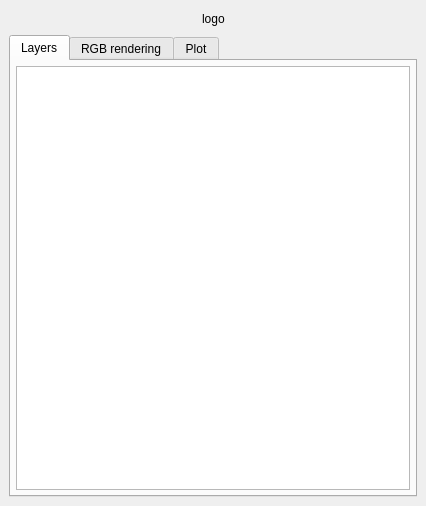
<?xml version="1.0" encoding="UTF-8"?>
<ui version="4.0">
 <class>DataCubeWidget</class>
 <widget class="QDockWidget" name="DataCubeWidget">
  <property name="geometry">
   <rect>
    <x>0</x>
    <y>0</y>
    <width>426</width>
    <height>506</height>
   </rect>
  </property>
  <property name="windowTitle">
   <string>DataCube Layers</string>
  </property>
  <widget class="QWidget" name="dockWidgetContents">
   <layout class="QVBoxLayout" name="verticalLayout_2">
    <item>
     <layout class="QHBoxLayout" name="horizontalLayout">
      <item>
       <spacer name="horizontalSpacer_7">
        <property name="orientation">
         <enum>Qt::Horizontal</enum>
        </property>
        <property name="sizeHint" stdset="0">
         <size>
          <width>40</width>
          <height>20</height>
         </size>
        </property>
       </spacer>
      </item>
      <item>
       <widget class="QLabel" name="labelLogo">
        <property name="text">
         <string>logo</string>
        </property>
       </widget>
      </item>
      <item>
       <spacer name="horizontalSpacer_8">
        <property name="orientation">
         <enum>Qt::Horizontal</enum>
        </property>
        <property name="sizeHint" stdset="0">
         <size>
          <width>40</width>
          <height>20</height>
         </size>
        </property>
       </spacer>
      </item>
     </layout>
    </item>
    <item>
     <widget class="QTabWidget" name="tabWidget">
      <property name="currentIndex">
       <number>0</number>
      </property>
      <widget class="QWidget" name="layers">
       <attribute name="title">
        <string>Layers</string>
       </attribute>
       <layout class="QVBoxLayout" name="verticalLayout">
        <property name="margin">
         <number>5</number>
        </property>
        <item>
         <widget class="QTreeWidget" name="treeWidget">
          <attribute name="headerVisible">
           <bool>false</bool>
          </attribute>
          <column>
           <property name="text">
            <string notr="true">1</string>
           </property>
          </column>
         </widget>
        </item>
       </layout>
      </widget>
      <widget class="QWidget" name="rgb">
       <attribute name="title">
        <string>RGB rendering</string>
       </attribute>
       <layout class="QGridLayout" name="gridLayout">
        <item row="5" column="1">
         <widget class="QLabel" name="label_3">
          <property name="text">
           <string>Band for &lt;b&gt;B&lt;/b&gt; component</string>
          </property>
         </widget>
        </item>
        <item row="3" column="1">
         <widget class="QLabel" name="label">
          <property name="text">
           <string>Band for &lt;b&gt;R&lt;/b&gt; component</string>
          </property>
         </widget>
        </item>
        <item row="0" column="1">
         <widget class="QLabel" name="label_4">
          <property name="text">
           <string>Coverage</string>
          </property>
         </widget>
        </item>
        <item row="0" column="2">
         <widget class="QComboBox" name="comboCoverageForRGB"/>
        </item>
        <item row="5" column="2">
         <widget class="QComboBox" name="comboB"/>
        </item>
        <item row="4" column="2">
         <widget class="QComboBox" name="comboG"/>
        </item>
        <item row="4" column="1">
         <widget class="QLabel" name="label_2">
          <property name="text">
           <string>Band for &lt;b&gt;G&lt;/b&gt; component</string>
          </property>
         </widget>
        </item>
        <item row="6" column="1">
         <spacer name="verticalSpacer">
          <property name="orientation">
           <enum>Qt::Vertical</enum>
          </property>
          <property name="sizeHint" stdset="0">
           <size>
            <width>20</width>
            <height>40</height>
           </size>
          </property>
         </spacer>
        </item>
        <item row="2" column="1" colspan="2">
         <widget class="Line" name="line">
          <property name="orientation">
           <enum>Qt::Horizontal</enum>
          </property>
         </widget>
        </item>
        <item row="3" column="2">
         <widget class="QComboBox" name="comboR"/>
        </item>
        <item row="7" column="2">
         <widget class="QPushButton" name="applyButton">
          <property name="text">
           <string>Apply</string>
          </property>
         </widget>
        </item>
        <item row="3" column="0">
         <widget class="QLabel" name="label_13">
          <property name="maximumSize">
           <size>
            <width>16</width>
            <height>16777215</height>
           </size>
          </property>
          <property name="styleSheet">
           <string notr="true">background-color: rgb(255, 0, 0);</string>
          </property>
          <property name="text">
           <string> </string>
          </property>
         </widget>
        </item>
        <item row="4" column="0">
         <widget class="QLabel" name="label_14">
          <property name="maximumSize">
           <size>
            <width>16</width>
            <height>16777215</height>
           </size>
          </property>
          <property name="styleSheet">
           <string notr="true">background-color: rgb(85, 170, 0);</string>
          </property>
          <property name="text">
           <string> </string>
          </property>
         </widget>
        </item>
        <item row="5" column="0">
         <widget class="QLabel" name="label_15">
          <property name="styleSheet">
           <string notr="true">background-color: rgb(0, 85, 255);</string>
          </property>
          <property name="text">
           <string> </string>
          </property>
         </widget>
        </item>
       </layout>
      </widget>
      <widget class="QWidget" name="plot">
       <attribute name="title">
        <string>Plot</string>
       </attribute>
       <layout class="QGridLayout" name="gridLayout_2">
        <item row="0" column="0" colspan="5">
         <layout class="QHBoxLayout" name="horizontalLayout_2">
          <item>
           <spacer name="horizontalSpacer_6">
            <property name="orientation">
             <enum>Qt::Horizontal</enum>
            </property>
            <property name="sizeHint" stdset="0">
             <size>
              <width>40</width>
              <height>20</height>
             </size>
            </property>
           </spacer>
          </item>
          <item>
           <widget class="QToolButton" name="selectPointButton">
            <property name="text">
             <string>Select point tool</string>
            </property>
            <property name="checkable">
             <bool>true</bool>
            </property>
           </widget>
          </item>
          <item>
           <widget class="QToolButton" name="selectRegionButton">
            <property name="text">
             <string>Select region tool</string>
            </property>
            <property name="checkable">
             <bool>true</bool>
            </property>
            <property name="checked">
             <bool>false</bool>
            </property>
           </widget>
          </item>
          <item>
           <spacer name="horizontalSpacer">
            <property name="orientation">
             <enum>Qt::Horizontal</enum>
            </property>
            <property name="sizeHint" stdset="0">
             <size>
              <width>40</width>
              <height>20</height>
             </size>
            </property>
           </spacer>
          </item>
         </layout>
        </item>
        <item row="2" column="1" colspan="4">
         <widget class="QComboBox" name="comboCoverageToPlot"/>
        </item>
        <item row="1" column="0" colspan="5">
         <widget class="Line" name="line_2">
          <property name="orientation">
           <enum>Qt::Horizontal</enum>
          </property>
         </widget>
        </item>
        <item row="10" column="0" colspan="5">
         <layout class="QHBoxLayout" name="horizontalLayout_3">
          <item>
           <spacer name="horizontalSpacer_3">
            <property name="orientation">
             <enum>Qt::Horizontal</enum>
            </property>
            <property name="sizeHint" stdset="0">
             <size>
              <width>40</width>
              <height>20</height>
             </size>
            </property>
           </spacer>
          </item>
          <item>
           <widget class="QLabel" name="label_11">
            <property name="text">
             <string>Y axis </string>
            </property>
           </widget>
          </item>
          <item>
           <spacer name="horizontalSpacer_2">
            <property name="orientation">
             <enum>Qt::Horizontal</enum>
            </property>
            <property name="sizeHint" stdset="0">
             <size>
              <width>40</width>
              <height>20</height>
             </size>
            </property>
           </spacer>
          </item>
         </layout>
        </item>
        <item row="17" column="0" colspan="5">
         <widget class="Line" name="line_3">
          <property name="orientation">
           <enum>Qt::Horizontal</enum>
          </property>
         </widget>
        </item>
        <item row="2" column="0">
         <widget class="QLabel" name="label_5">
          <property name="font">
           <font>
            <weight>75</weight>
            <bold>true</bold>
           </font>
          </property>
          <property name="text">
           <string>Coverage</string>
          </property>
         </widget>
        </item>
        <item row="15" column="0">
         <widget class="QLabel" name="label_8">
          <property name="font">
           <font>
            <weight>75</weight>
            <bold>true</bold>
           </font>
          </property>
          <property name="text">
           <string>Max value</string>
          </property>
         </widget>
        </item>
        <item row="3" column="0">
         <widget class="QLabel" name="label_6">
          <property name="font">
           <font>
            <weight>75</weight>
            <bold>true</bold>
           </font>
          </property>
          <property name="text">
           <string>Parameter to plot</string>
          </property>
         </widget>
        </item>
        <item row="13" column="0">
         <widget class="QLabel" name="label_7">
          <property name="font">
           <font>
            <weight>75</weight>
            <bold>true</bold>
           </font>
          </property>
          <property name="text">
           <string>Min value</string>
          </property>
         </widget>
        </item>
        <item row="4" column="0" colspan="5">
         <layout class="QHBoxLayout" name="horizontalLayout_4">
          <item>
           <spacer name="horizontalSpacer_4">
            <property name="orientation">
             <enum>Qt::Horizontal</enum>
            </property>
            <property name="sizeHint" stdset="0">
             <size>
              <width>40</width>
              <height>20</height>
             </size>
            </property>
           </spacer>
          </item>
          <item>
           <widget class="QLabel" name="label_12">
            <property name="text">
             <string>X axis (date)</string>
            </property>
           </widget>
          </item>
          <item>
           <spacer name="horizontalSpacer_5">
            <property name="orientation">
             <enum>Qt::Horizontal</enum>
            </property>
            <property name="sizeHint" stdset="0">
             <size>
              <width>40</width>
              <height>20</height>
             </size>
            </property>
           </spacer>
          </item>
         </layout>
        </item>
        <item row="3" column="1" colspan="4">
         <widget class="QComboBox" name="comboParameterToPlot"/>
        </item>
        <item row="18" column="4">
         <spacer name="verticalSpacer_2">
          <property name="orientation">
           <enum>Qt::Vertical</enum>
          </property>
          <property name="sizeHint" stdset="0">
           <size>
            <width>20</width>
            <height>40</height>
           </size>
          </property>
         </spacer>
        </item>
        <item row="14" column="1" colspan="4">
         <widget class="QSlider" name="sliderMinY">
          <property name="orientation">
           <enum>Qt::Horizontal</enum>
          </property>
          <property name="tickPosition">
           <enum>QSlider::NoTicks</enum>
          </property>
         </widget>
        </item>
        <item row="14" column="0">
         <widget class="QLineEdit" name="txtMinY">
          <property name="enabled">
           <bool>false</bool>
          </property>
          <property name="sizePolicy">
           <sizepolicy hsizetype="Minimum" vsizetype="Fixed">
            <horstretch>0</horstretch>
            <verstretch>0</verstretch>
           </sizepolicy>
          </property>
          <property name="maximumSize">
           <size>
            <width>100</width>
            <height>16777215</height>
           </size>
          </property>
         </widget>
        </item>
        <item row="16" column="1" colspan="4">
         <widget class="QSlider" name="sliderMaxY">
          <property name="orientation">
           <enum>Qt::Horizontal</enum>
          </property>
         </widget>
        </item>
        <item row="8" column="0">
         <widget class="QLabel" name="label_9">
          <property name="font">
           <font>
            <weight>75</weight>
            <bold>true</bold>
           </font>
          </property>
          <property name="text">
           <string>End date</string>
          </property>
         </widget>
        </item>
        <item row="16" column="0">
         <widget class="QLineEdit" name="txtMaxY">
          <property name="enabled">
           <bool>false</bool>
          </property>
          <property name="sizePolicy">
           <sizepolicy hsizetype="Minimum" vsizetype="Fixed">
            <horstretch>0</horstretch>
            <verstretch>0</verstretch>
           </sizepolicy>
          </property>
          <property name="maximumSize">
           <size>
            <width>100</width>
            <height>16777215</height>
           </size>
          </property>
         </widget>
        </item>
        <item row="5" column="0">
         <widget class="QLabel" name="label_10">
          <property name="font">
           <font>
            <weight>75</weight>
            <bold>true</bold>
           </font>
          </property>
          <property name="text">
           <string>Start date</string>
          </property>
         </widget>
        </item>
        <item row="7" column="1" colspan="4">
         <widget class="QSlider" name="sliderStartDate">
          <property name="orientation">
           <enum>Qt::Horizontal</enum>
          </property>
          <property name="tickPosition">
           <enum>QSlider::NoTicks</enum>
          </property>
         </widget>
        </item>
        <item row="9" column="1" colspan="4">
         <widget class="QSlider" name="sliderEndDate">
          <property name="orientation">
           <enum>Qt::Horizontal</enum>
          </property>
          <property name="tickPosition">
           <enum>QSlider::NoTicks</enum>
          </property>
         </widget>
        </item>
        <item row="9" column="0">
         <widget class="QLineEdit" name="txtEndDate">
          <property name="enabled">
           <bool>false</bool>
          </property>
          <property name="sizePolicy">
           <sizepolicy hsizetype="Minimum" vsizetype="Fixed">
            <horstretch>0</horstretch>
            <verstretch>0</verstretch>
           </sizepolicy>
          </property>
          <property name="maximumSize">
           <size>
            <width>100</width>
            <height>16777215</height>
           </size>
          </property>
         </widget>
        </item>
        <item row="7" column="0">
         <widget class="QLineEdit" name="txtStartDate">
          <property name="enabled">
           <bool>false</bool>
          </property>
          <property name="sizePolicy">
           <sizepolicy hsizetype="Minimum" vsizetype="Fixed">
            <horstretch>0</horstretch>
            <verstretch>0</verstretch>
           </sizepolicy>
          </property>
          <property name="maximumSize">
           <size>
            <width>100</width>
            <height>16777215</height>
           </size>
          </property>
         </widget>
        </item>
       </layout>
      </widget>
     </widget>
    </item>
   </layout>
  </widget>
 </widget>
 <resources/>
 <connections/>
</ui>
